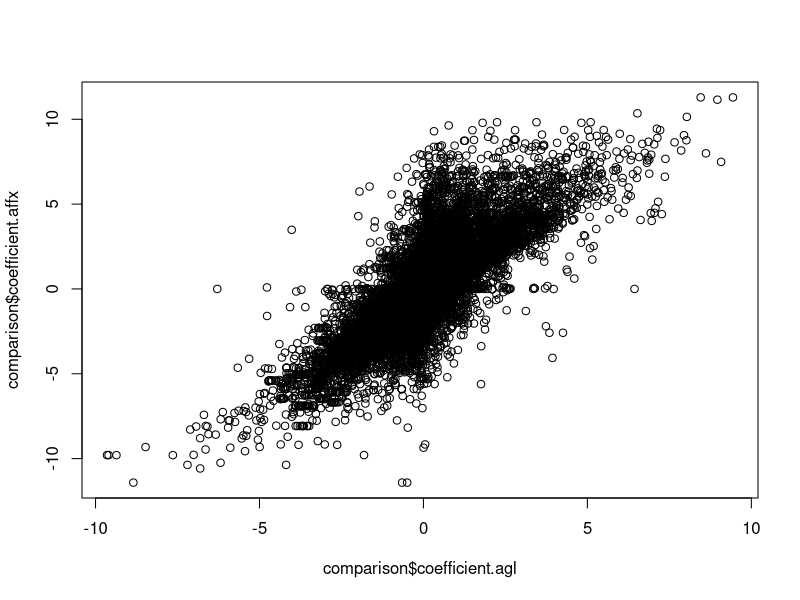

The R source for this figure:

resultat.agl <- read.table('2-result/1-fold-change-agl.txt',sep='\t',header=T)
resultat.affx <- read.table('2-result/2-fold-change-affx.txt',sep='\t',header=T)

head(resultat.agl)
head(resultat.affx)

idx <- match(resultat.agl$annotation,resultat.affx$annotation)
resultat.affx <- resultat.affx[idx,]

head(resultat.agl)
head(resultat.affx)

comparison <- data.frame(resultat.agl,resultat.affx)

plot(comparison$coefficient.agl,comparison$coefficient.affx)
cor(comparison$coefficient.agl,comparison$coefficient.affx,use='complete.obs')